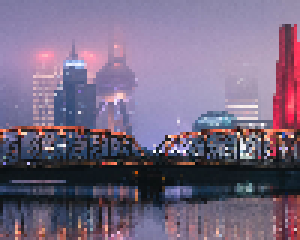
#> input picture e/example.png, 100 x 80 px (shown 3 times larger)
$ python Huffman.py
#> lines starting #> are read from the running program, lines starting #| are printed output that depends on the picture; long printed decimals are rounded
# -*- coding: utf-8 -*-
import os
import cv2
import numpy
import pickle
import sys
from PIL import Image

class node():
    def __init__(self, right=None, left=None, parent=None, weight=0, code=None, length=0):
        self.left = left
        self.right = right
        self.parent = parent
        self.weight = weight
        self.code = code
        self.length = length


def pixelStat(listP):
    static = {}
    for i in listP:
        if i not in static.keys():
            static[i] = 1
        else:
            static[i] += 1
    return static


def buildTree(pic):
    width, height = pic.shape
    listP = [pic[i][j] for i in range(width) for j in range(height)]
    freq = pixelStat(listP)
    freq = sorted(freq.items(), key=lambda x: x[1])
    # print(freq)
    global nodeList
    nodeList = [node(weight=freq[i][1], code=freq[i][0])
                for i in range(len(freq))]
    nodeListC = nodeList
    while(len(nodeList) != 1):
        newNode = node()
        node1, node2 = nodeList[0], nodeList[1]
        newNode.weight = node1.weight + node2.weight
        newNode.left = node1
        newNode.right = node2
        node1.parent = newNode
        node2.parent = newNode
        nodeList.remove(node1)
        nodeList.remove(node2)
        nodeList.append(newNode)
        nodeList = sorted(nodeList, key=lambda x: x.weight)
    # print(len(nodeList))
    root = nodeList[0]
    # print(freq)
    codeTable = {}
    for e in nodeListC:
        nowNode = e
        codeTable.setdefault(e.code, '')
        while(nowNode != root):
            if nowNode.parent.left == nowNode:
                codeTable[e.code] = "1" + codeTable[e.code]
                e.length += 1
            else:
                codeTable[e.code] = "0" + codeTable[e.code]
                e.length += 1
            nowNode = nowNode.parent
    # print(codeTable)
    k = 0
    result = ''
    for i in range(width):
        for j in range(height):
            for key, value in codeTable.items():
                # print(type(key))
                # print(pic[i][j],key)
                if pic[i][j] == key:
                    # print(pic[i][j],key)
                    # print(1)
                    result = result + value
                    k += 1

    with open('result.txt', 'w') as f:
        f.write(result)
    f.close()
    with open('codeTable.pkl', 'wb') as f:
        pickle.dump(codeTable, f)
    with open('eNumber.txt', 'w') as f1:
        f1.write(str(k))
    f1.close

    # 计算平均编码长度
    avrLength = 0
    all = width*height
    for e in nodeListC:
        # print(e.length,e.weight,all)
        avrLength += e.length * e.weight / all
    print("平均编码长度为：", avrLength)
    return k, codeTable
    # print(codeTable)
    # print(root.code,codeTable[root.code],root.weight)


def recover(width, height, eN):
    with open('result.txt', 'r') as p:
        zifuchuan = p.readlines()[0].strip('\n')
    # print(width,height)
    with open('codeTable.pkl', 'rb+') as codeTable1:
        codeTable = pickle.load(codeTable1, encoding='UTF-8')
    # print(codeTable)
    i = 0
    Sao_miao = ''
    Huan_yuan_xiang_su = []
    while i != zifuchuan.__len__():  # Decode using the encoding table
        Sao_miao = Sao_miao + zifuchuan[i]
        for key in codeTable.keys():
            if Sao_miao == codeTable[key]:
                Huan_yuan_xiang_su.append(key)
                Sao_miao = ''
                break
        i += 1
    # print(len(Huan_yuan_xiang_su))
    y = width
    x = height
    c = Image.new('L', (x, y))
    k = 0
    for i in range(x):
        for j in range(y):
            c.putpixel((j, i), (int(Huan_yuan_xiang_su[k])))
            k += 1
            if k == eN:
                break
    c.save('huffman_restore_photo' + '.bmp')
    print("Your decoding is complete:" +
          "The image is stored as huffman_restore_photo.bmp")


if __name__ == '__main__':
    pic = cv2.imread(os.path.dirname(__file__) + "/example.png", flags=0)
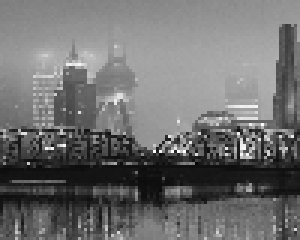
#> pic: shape (80, 100) (shown 3 times larger); min 6, max 254, mean 111
    width, height = pic.shape
#> width = 80; height = 100
    eNumber, codeTable = buildTree(pic)
#> in buildTree, `listP = [pic[i][j] for i in range(width) for j in range(height)]`: listP = 8000 values, max 254 at index 4187, min 6 at index 5465, mean 111
#> the loop in pixelStat, `for i in listP:` made 8000 passes
#> i on passes 1 to 3: 128, 128, 127
#> after the loop in pixelStat, `for i in listP:`: static = 237 items
#> in buildTree, `freq = sorted(freq.items(), key=lambda x: x[1])`: freq = 237 pairs, first value 6 to 254, second value 1 to 154
#> in __init__, `self.code = code`: self.code = 202
#> in buildTree, `nodeList = [node(weight=freq[i][1], code=freq[i][0]) for i in range(le..`: nodeList = 237 items
#> the loop in buildTree, `while(len(nodeList) != 1):` made 236 passes
#> newNode.weight on passes 1 to 3: 2, 2, 2
#> after the loop in buildTree, `while(len(nodeList) != 1):`: nodeList = 1 item
#> after the loop in buildTree, `for e in nodeListC:`: codeTable = 236 items; e.length = 12
#> the loop in buildTree, `for e in nodeListC:` made 236 passes
#> avrLength on passes 1 to 3: 0.00162, 0.00325, 0.00487
#> after the loop in buildTree, `for e in nodeListC:`: avrLength = 7.35
#| 平均编码长度为： 7.349
#> eNumber = 7998; codeTable = 236 items
    print("Your encoding is complete")
    width =130
    height =130
    with open('eNumber.txt', 'r') as p:
        zifuchuan = p.readlines()[0].strip('\n')
    eNumber = int(zifuchuan)
    recover(width, height, eNumber)
#> in recover, `c = Image.new('L', (x, y))`: c: PIL image 130x130 L; every value is 0
#> after the loop in recover, `for i in range(x):`:
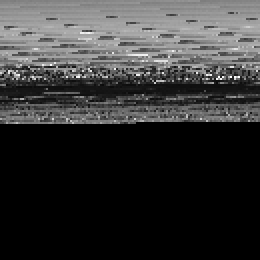
#> c: PIL image 130x130 L (shown 2 times larger); min 0, max 254, mean 52.5
#> after the loop in recover, `for i in range(x):`: k = 7998
#> (the run stopped early here; a loop or call above may not have finished)
